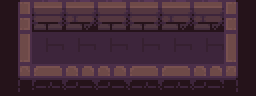

A 2D game scene composited from a Tiled map and its tileset images. What follows is a short description and the map's XML, with every tile layer's data as written:
An orthogonal 8x3 tile map with 32x32 px tiles, 1 tile layer (floor) and 2 objects (hero-start).

<map version="1.2" tiledversion="1.2.4" orientation="orthogonal" renderorder="right-down" width="8" height="3" tilewidth="32" tileheight="32" infinite="0" nextlayerid="8" nextobjectid="6">
 <properties>
  <property name="message" value="Learning to swipe" />
 </properties>
 <tileset firstgid="1" source="../maps/dungeon-tileset.tsx" />
 <layer id="1" name="floor" width="8" height="3">
  <data encoding="csv">
1,2,4,2,2,4,4,6,
11,23,23,23,23,23,23,36,
41,42,43,44,45,42,43,46
</data>
 </layer>
 <objectgroup id="7" name="objects">
  <object id="3" gid="85" x="192" y="64" width="32" height="32" />
 </objectgroup>
 <objectgroup id="2" name="markers">
  <object id="1" name="hero-start" x="48.8783" y="48.263">
   <point />
  </object>
 </objectgroup>
</map>
